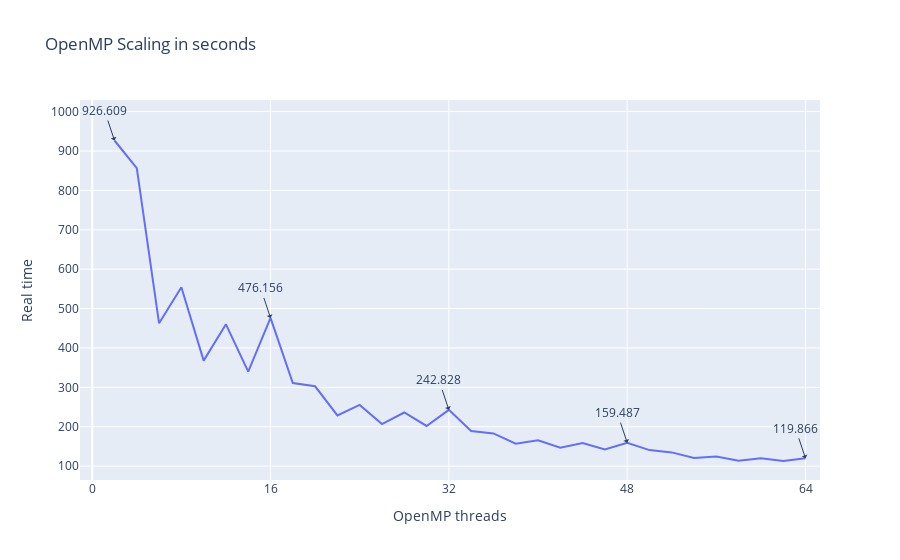

Here is the notebook cell this chart was saved with:
### Markdown cell above
### Plotting the execution time

### Code cell
import plotly.express as px
import plotly.graph_objects as go
import numpy as np

# Plot the execution time 

fig = px.line(df, x='OpenMP threads', y='Real time', title="OpenMP Scaling in seconds")
total_processes = df['OpenMP threads'].max()
quarter_points = [int(total_processes / 4) * i for i in range(5)]  # [0, 1/4, 2/4, 3/4, 1]

# Set the x-axis tick marks and labels
fig.update_xaxes(
    tickvals=quarter_points,
    ticktext=[f'{int(p)}' for p in quarter_points]  # You can customize the format of the labels
)

# Annotate the quarter points with y-axis labels
for x in quarter_points:
    # Find the nearest MPI processes value to the quarter point
    nearest_idx = np.abs(df['OpenMP threads'] - x).idxmin()
    nearest_mpi_processes = df.loc[nearest_idx, 'OpenMP threads']
    nearest_real_time = df.loc[nearest_idx, 'Real time']
    fig.add_annotation(x=nearest_mpi_processes, y=nearest_real_time, text=str(nearest_real_time), showarrow=True, arrowhead=1)

# Show the plot
fig.show()

### Figure 1 — Plotly figure (JSON) as saved in the notebook; plotly's stock layout.template omitted (floating-point values rounded to 4 significant figures)
{"data": [{"hovertemplate": "OpenMP threads=%{x}<br>Real time=%{y}<extra></extra>", "legendgroup": "", "line": {"color": "#636efa", "dash": "solid"}, "marker": {"symbol": "circle"}, "mode": "lines", "name": "", "orientation": "v", "showlegend": false, "type": "scatter", "x": [2, 4, 6, 8, 10, 12, 14, 16, 18, 20, 22, 24, 26, 28, 30, 32, 34, 36, 38, 40, 42, 44, 46, 48, 50, 52, 54, 56, 58, 60, 62, 64], "xaxis": "x", "y": [926.6, 856.4, 462.5, 553.9, 367.8, 459.9, 339.7, 476.2, 310.7, 302.7, 228.7, 255.3, 206.6, 236.1, 202.0, 242.8, 189.3, 183.0, 156.7, 165.5, 146.9, 158.9, 142.4, 159.5, 140.7, 134.8, 120.5, 124.5, 113.9, 120.0, 113.0, 119.9], "yaxis": "y"}], "layout": {"annotations": [{"arrowhead": 1, "showarrow": true, "text": "926.609", "x": 2, "y": 926.6}, {"arrowhead": 1, "showarrow": true, "text": "476.156", "x": 16, "y": 476.2}, {"arrowhead": 1, "showarrow": true, "text": "242.828", "x": 32, "y": 242.8}, {"arrowhead": 1, "showarrow": true, "text": "159.487", "x": 48, "y": 159.5}, {"arrowhead": 1, "showarrow": true, "text": "119.866", "x": 64, "y": 119.9}], "legend": {"tracegroupgap": 0}, "title": {"text": "OpenMP Scaling in seconds"}, "xaxis": {"anchor": "y", "domain": [0, 1], "ticktext": ["0", "16", "32", "48", "64"], "tickvals": [0, 16, 32, 48, 64], "title": {"text": "OpenMP threads"}}, "yaxis": {"anchor": "x", "domain": [0, 1], "title": {"text": "Real time"}}}}
